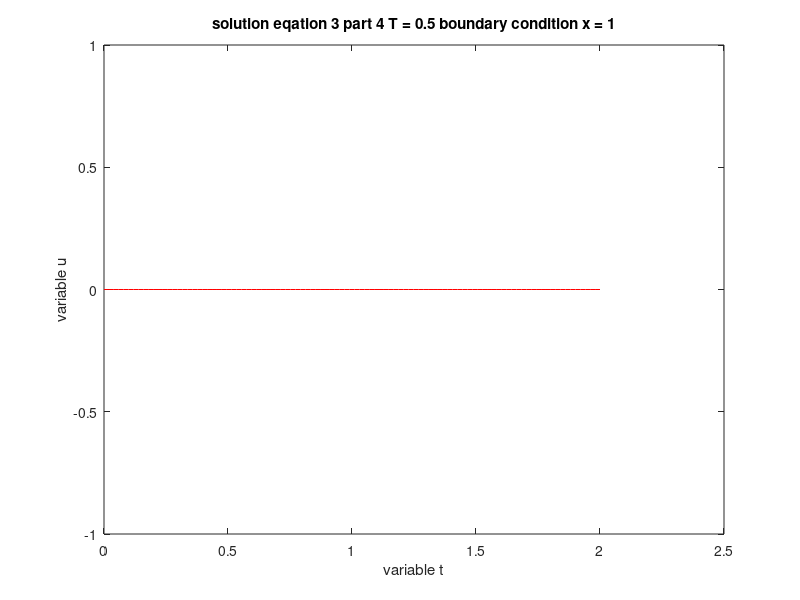
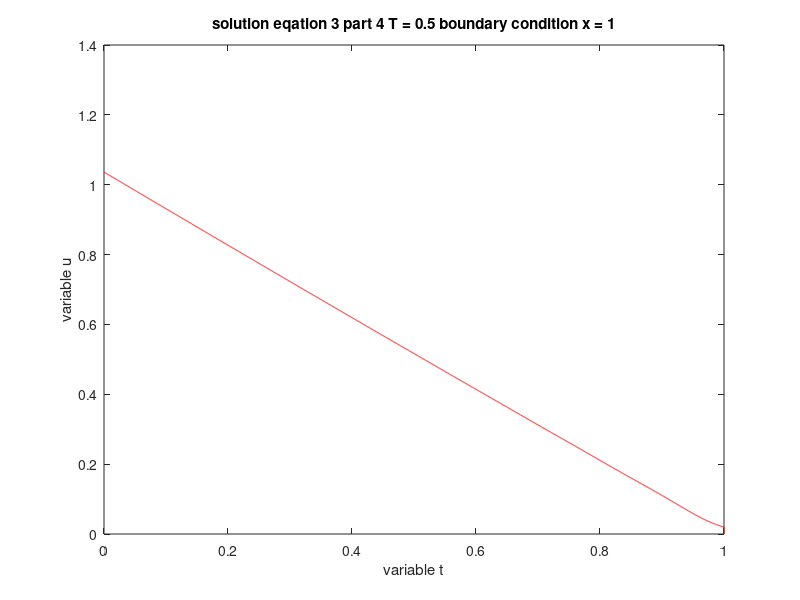
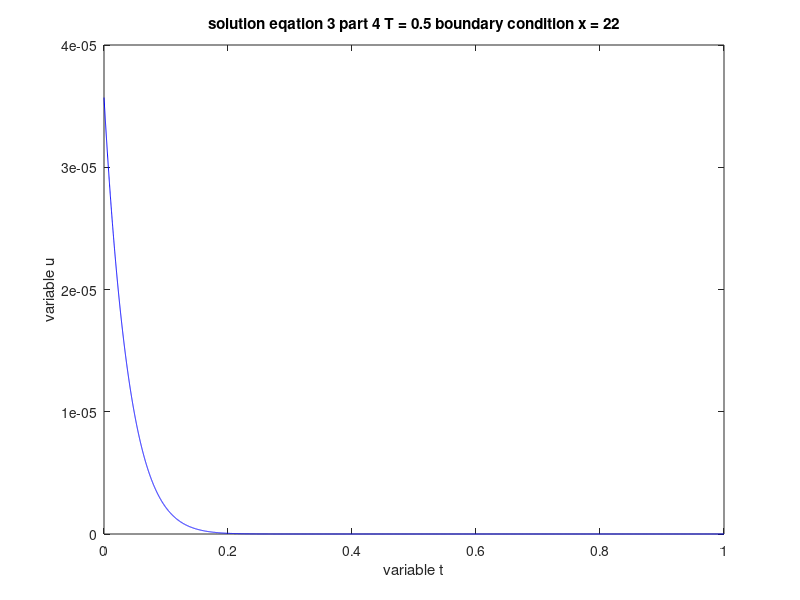
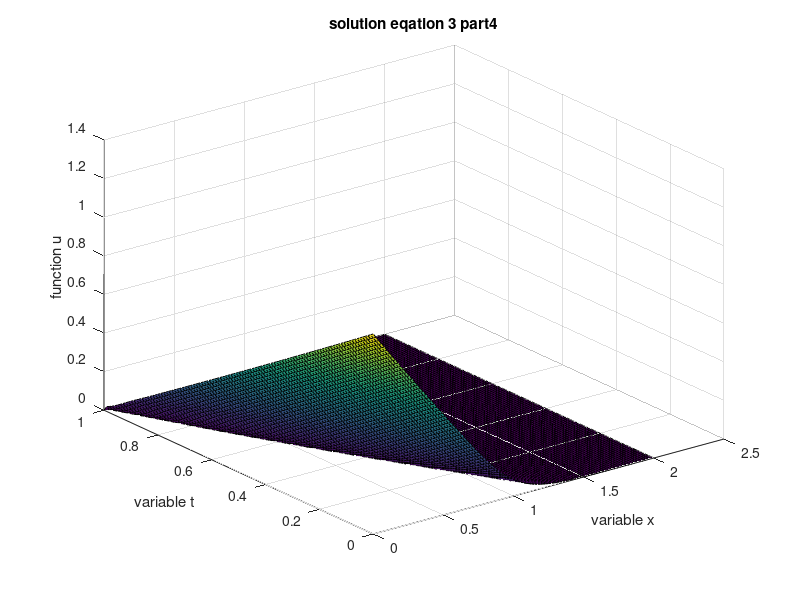

Source code (MATLAB) for these figures, in order: (Note: this script raises an error after producing the figures.)
x_0 = 0;  x_f = 2; %interval for x
t_0 = 0;  t_f = 1;  % interval for t 
sigma = 0.3;
r = 0.05;

discretization_num_x = 100; % number of discretization 
discretization_num_t = 9999; % number of discretization
delta_x = (x_f - x_0)/(discretization_num_x+1); % delta x
delta_t = (t_f - t_0)/(discretization_num_t+1); % delta y

% definition of the x-values on axis
x(1) = x_0;
for q = 2:discretization_num_x + 2
    x(q) = x(q-1) + delta_x;   
end;

% definition of the t-values on axis
t(1) = t_0;
for q = 2:discretization_num_t + 2
    t(q) = t(q-1) + delta_t; 
end;

% Final bs-condition definition
%u(discretization_num_t + 2,1) = initialcond_bs(x(1),Strike); % by initial condition and knowing first valuse of x we can find the first value of u
for i = 1:discretization_num_x + 2;
    u(discretization_num_t+2,i) = max(-x(i),0); % g(x) function. Go through all values of u for given t = t_0
end;
figure; plot(x, u(discretization_num_t+2,:), 'r');
xlabel('variable t');
ylabel('variable u');
title('solution eqation 3 part 4 T = 0.5 boundary condition x = 1');

display (u(:,discretization_num_x + 2));

% for n = 1:discretization_num_t + 2;
%    u(n,1) = (1/(r*t_f))*(1-exp(-r*(t_f-t(n))));  % Go through all values of u for given x = x_0
%    u(n,discretization_num_x + 2) = 0;
% end;

% till this moment we have defined u(1,:), u(:,1), u(:,end) (defining all
% the surface including boundary conditions implementation - discretized)
for n = discretization_num_t+2:-1:2
    for i = 2:discretization_num_x + 1
        u(n-1,i) = u(n,i)-(delta_t/(2*delta_x))*(1/t_f+r*x(i))*(u(n,i+1)-u(n,i-1))+(1/2)*(delta_t/((delta_x)^2))*(sigma^2)*(x(i)^2)*(u(n,i+1)+u(n,i-1)-2*u(n,i));
    end;
        u(n-1,1) = u(n-1,2)+exp(-r*(t(n)-t_f))*delta_x;
        u(n-1,discretization_num_x+2) = u(n-1,discretization_num_x+1);
end;
  
figure; plot(t,u(:,1),'r'); 
xlabel('variable t');
ylabel('variable u');
title('solution eqation 3 part 4 T = 0.5 boundary condition x = 1'); 
figure; plot(t,u(:,discretization_num_x + 2), 'b');
xlabel('variable t');
ylabel('variable u');
title('solution eqation 3 part 4 T = 0.5 boundary condition x = 22');
display (u(:,discretization_num_x + 2));

%plotting and normalizing vectors
for j=1:101                      
    W(j,:) = u(100*(j-1)+1,:);
    tnew(j) = t(100*(j-1)+1);
end;


%tnew = (1:101)*t/(101);
figure;
surfl(x,tnew,W,'light');
xlabel('variable x');
ylabel('variable t');
zlabel('function u');
title('solution eqation 3 part4');   

 display(showsolutionInPoint(0.5, 0.5, u, x_0, delta_x, t_0, delta_t));